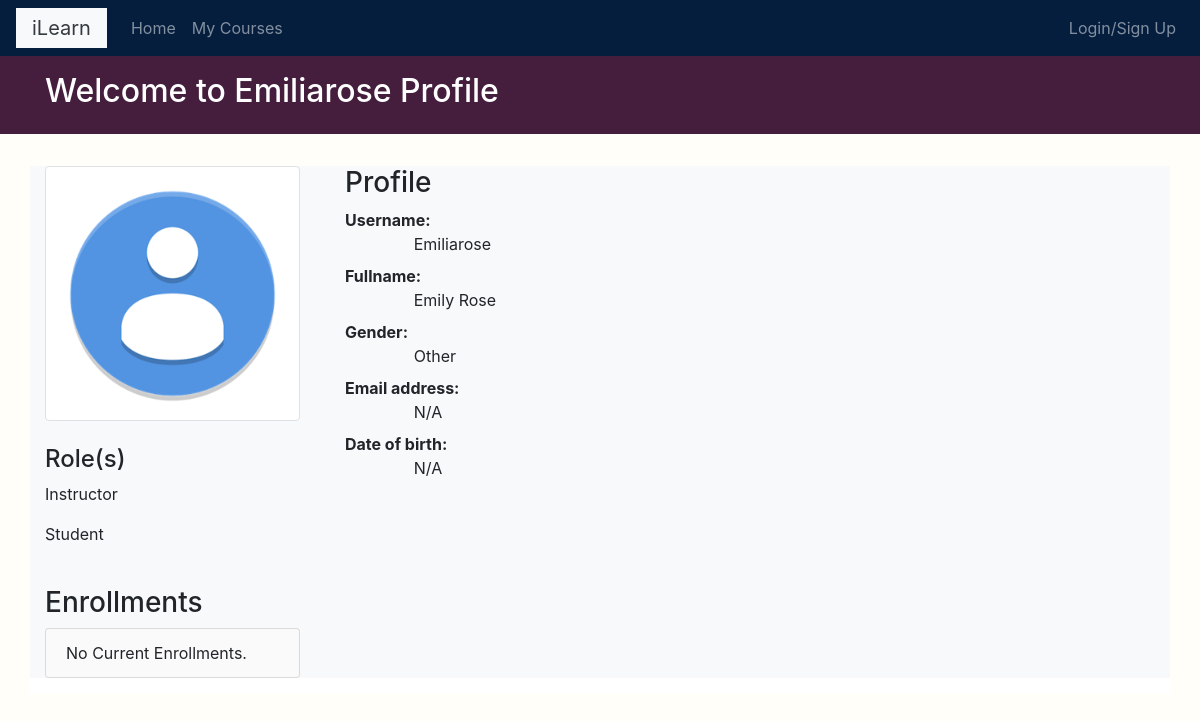
Before: /profile/6/ with the older database file.
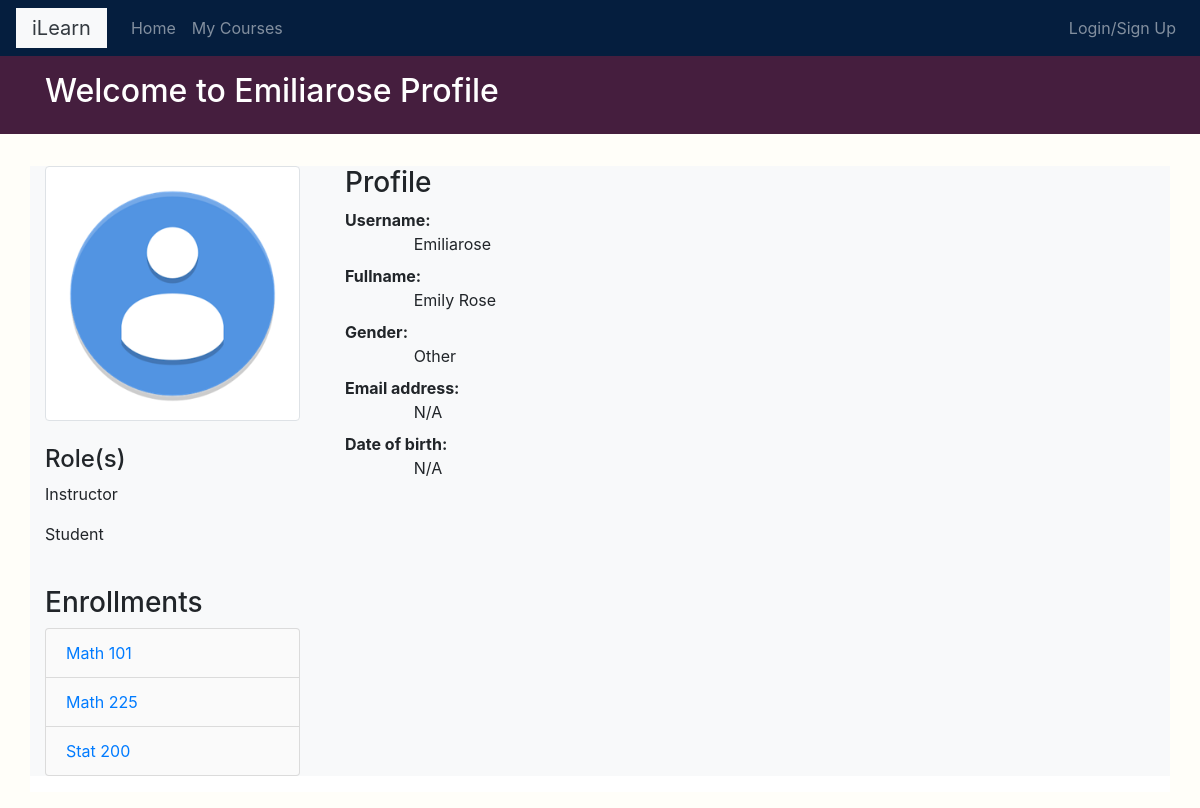
After: the same page with the newer database file.
### courses/models.py (models this page shows, shortened)
class Enrollment(models.Model):
    student = models.ForeignKey(Student,related_name='enrollments',on_delete=models.CASCADE)# TODO:  change model sttructure later  student model in of itself
    created  = models.DateTimeField(auto_now_add=True)
    updated = models.DateTimeField(auto_now=True)
    course = models.ForeignKey('Course',on_delete=models.CASCADE, related_name='course_enrollements')
    class Meta:
        unique_together = ('student','course')

class Course(models.Model):
    instructor = models.ForeignKey('Instructor', related_name='courses_created', on_delete=models.CASCADE)
    subject  = models.ForeignKey(Subject, related_name='courses', on_delete=models.CASCADE)
    title = models.CharField(max_length=200)
    overview = models.TextField(max_length=200)
    slug = models.SlugField(max_length=200,unique=True)
    created = models.DateTimeField(auto_now_add=True)
    enrollments = models.ManyToManyField(Student,through='Enrollment')
    feature = models.BooleanField(default=False,null=True)
    photo = models.ImageField(upload_to='courses/%Y/%m/%d/',default='courses/course_icon.png',
                              blank=False)
    class Meta:
        ordering = ['-created']

### account/views.py (the view, shortened to what this page needs)
# urls.py: path('<int:pk>/',ProfileDetailView.as_view(),name='profile-detail')
class ProfileDetailView(FormMixin, DetailView):
    model = Student
    form_class = StudentEditForm
    template_name = 'account/profile_detail.html'
    def get_context_data(self, **kwargs):
        context = super().get_context_data(**kwargs)
        context['is_owner'] = self.object.user == self.request.user
        if (self.object.user == self.request.user):
            context['student_form'] = StudentEditForm(instance=self.object)
            context['user_form'] = UserEditForm(instance=self.object.user)
        return context

### courses/templatetags/course.py (called while the page is built)
@register.filter
def is_instructor(obj):
    try:
        if obj.is_superuser or obj.instructor:
            return True
        else:
            return False
    except:
        return None

### account/templates/account/profile_detail.html (shortened to what this page needs)
{% extends "base.html" %}
{% block page_title %}
  <h2>Welcome {% if not is_owner %}to{% else %}back{% endif %} {{ object.user.username }} {% if not is_owner %}Profile{% endif %}</h2>
{% endblock %}
{% block content %}
  <div class="row pb-3">
    <div class="bg-light col-xs-12 col-md-3 contents">
      <div class="">
        <img src="{{object.photo.url}}" alt="..." class="img-thumbnail">
      </div>
      <br>
      <h4>Role(s)</h4>
      <div class="">
        {% if object.user.instructor %}
          <p>Instructor</p>
        {% endif %}
        <p>Student</p>
      </div>
      <br>
      <h3>Enrollments</h3>
      <ul class="modules list-group">
        {% for enrollment in object.enrollments.all %}
          <li class="list-group-item">
            <a href='{% url "courses:course_detail" enrollment.course.slug %}'>
              <span>
                {{ enrollment.course.title }}
              </span>
            </a>
          </li>
        {% empty %}
          <li class="list-group-item">No Current Enrollments.</li>
        {% endfor %}
      </ul>
    </div>
    <div class="bg-light col-xs-12 col-md-9 contents">
      <div class="container">
        <h3>Profile</h3>
        {% if is_owner %}
          <form class="" action="" method="post" enctype="multipart/form-data">
            {% csrf_token %}
            {{ user_form.as_p }}
            {{ student_form.as_p }}
          <div class="text-right">
            <button type="submit" class='btn btn-secondary' name="button">Update Profile</button>
          </div>
          </form>
        {%else%}
          <dl class="row">
            <dt class="col-sm-12">Username:</dt>
            <dd class="col-sm-11 offset-sm-1">{{object.user.username}}</dd>
            <dt class="col-sm-12">Fullname:</dt>
            <dd class="col-sm-11 offset-sm-1">{% if object.user.get_full_name %}{{object.user.get_full_name}}{% else %}N/A{%endif%}</dd>
            <dt class="col-sm-12">Gender:</dt>
            <dd class="col-sm-11 offset-sm-1">{% if object.gender %}{{object.gender}}{% else %}N/A{%endif%}</dd>
            <dt class="col-sm-12">Email address:</dt>
            <dd class="col-sm-11 offset-sm-1">{% if object.user.email %}{{object.user.email}}{% else %}N/A{%endif%}</dd>
            <dt class="col-sm-12">Date of birth:</dt>
            <dd class="col-sm-11 offset-sm-1">{% if object.date_of_birth %}{{object.date_of_birth}}{% else %}N/A{%endif%}</dd>
          </dl>
        {%endif%}
      </div>
    </div>
  </div>
{% endblock %}

Changed rows visible on the page:
added Enrollment: course "Math 101"
added Enrollment: course "Math 225"
added Enrollment: course "Stat 200"
Other visible differences:
text no longer shown: "No Current Enrollments."
